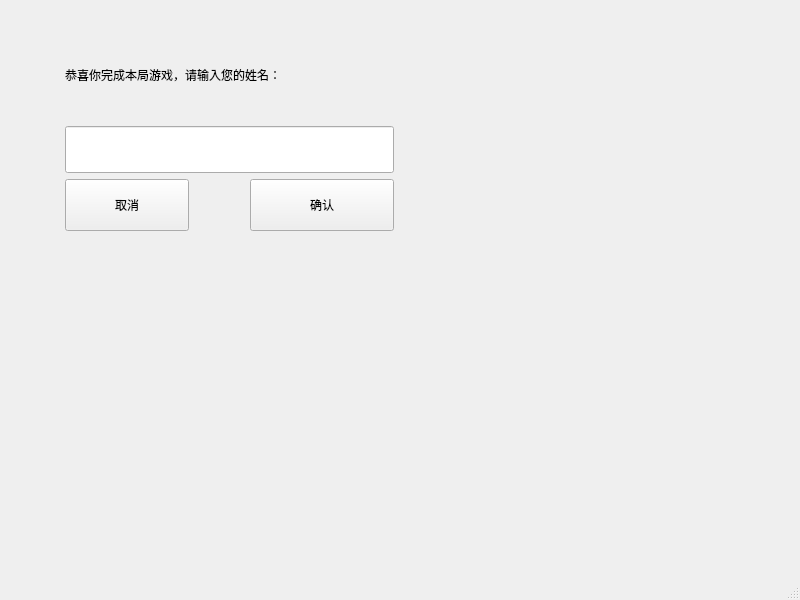
<?xml version="1.0" encoding="UTF-8"?>
<ui version="4.0">
 <class>dialog</class>
 <widget class="QMainWindow" name="dialog">
  <property name="geometry">
   <rect>
    <x>0</x>
    <y>0</y>
    <width>800</width>
    <height>600</height>
   </rect>
  </property>
  <property name="windowTitle">
   <string>MainWindow</string>
  </property>
  <widget class="QWidget" name="centralwidget">
   <widget class="QWidget" name="gridLayoutWidget">
    <property name="geometry">
     <rect>
      <x>10</x>
      <y>30</y>
      <width>441</width>
      <height>201</height>
     </rect>
    </property>
    <layout class="QGridLayout" name="gridLayout">
     <item row="5" column="0">
      <widget class="QPushButton" name="cancel">
       <property name="minimumSize">
        <size>
         <width>0</width>
         <height>52</height>
        </size>
       </property>
       <property name="maximumSize">
        <size>
         <width>124</width>
         <height>16777215</height>
        </size>
       </property>
       <property name="text">
        <string>取消</string>
       </property>
      </widget>
     </item>
     <item row="5" column="1">
      <widget class="QPushButton" name="ok">
       <property name="minimumSize">
        <size>
         <width>0</width>
         <height>52</height>
        </size>
       </property>
       <property name="maximumSize">
        <size>
         <width>144</width>
         <height>16777215</height>
        </size>
       </property>
       <property name="text">
        <string>确认</string>
       </property>
      </widget>
     </item>
     <item row="2" column="0" colspan="2">
      <widget class="QLineEdit" name="lineEdit">
       <property name="minimumSize">
        <size>
         <width>0</width>
         <height>47</height>
        </size>
       </property>
      </widget>
     </item>
     <item row="0" column="0" colspan="2">
      <widget class="QLabel" name="label">
       <property name="maximumSize">
        <size>
         <width>16777215</width>
         <height>16777200</height>
        </size>
       </property>
       <property name="text">
        <string>恭喜你完成本局游戏，请输入您的姓名：</string>
       </property>
      </widget>
     </item>
    </layout>
   </widget>
  </widget>
  <widget class="QMenuBar" name="menubar">
   <property name="geometry">
    <rect>
     <x>0</x>
     <y>0</y>
     <width>800</width>
     <height>17</height>
    </rect>
   </property>
  </widget>
  <widget class="QStatusBar" name="statusbar"/>
 </widget>
 <resources/>
 <connections/>
</ui>
